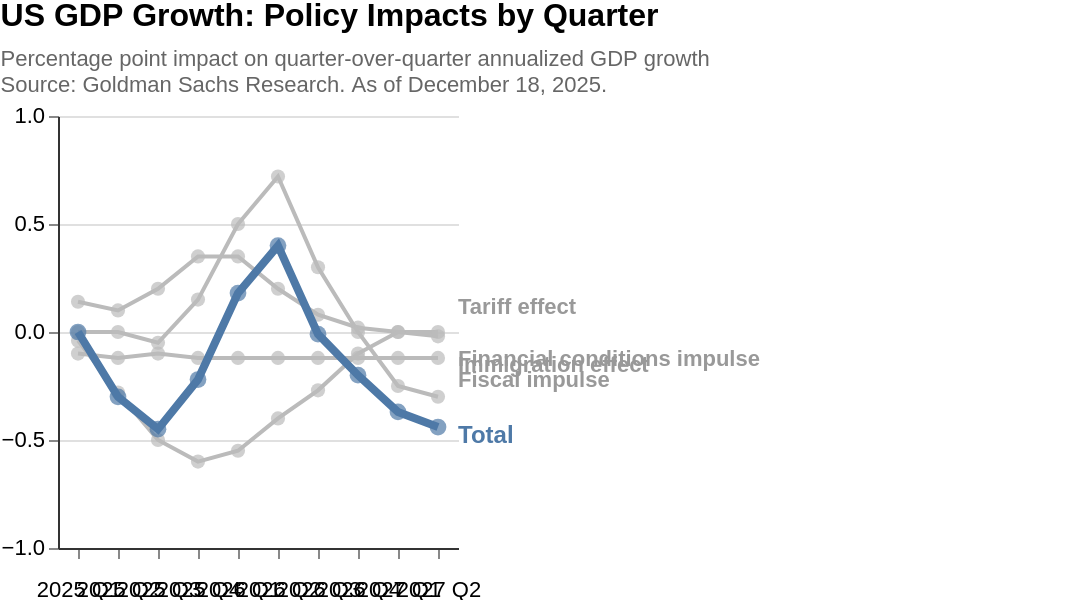

Write the Vega-Lite specification saved for this chart.
### Vega-Lite specification from a JSON file in a GitHub repository (floating-point values rounded to 4 significant figures)
{"$schema": "https://vega.github.io/schema/vega-lite/v5.json", "title": {"text": "US GDP Growth: Policy Impacts by Quarter", "subtitle": ["Percentage point impact on quarter-over-quarter annualized GDP growth", "Source: Goldman Sachs Research. As of December 18, 2025."], "anchor": "start", "fontSize": 16, "fontWeight": "bold", "subtitleFontSize": 11, "subtitleColor": "#666", "subtitlePadding": 8}, "width": "container", "height": "container", "autosize": {"type": "fit", "contains": "padding"}, "background": "white", "padding": {"right": 160}, "data": {"values": [{"order": 1, "quarter": "2025 Q1", "series": "Financial conditions impulse", "value": 0.14}, {"order": 1, "quarter": "2025 Q1", "series": "Fiscal impulse", "value": 0.0}, {"order": 1, "quarter": "2025 Q1", "series": "Tariff effect", "value": -0.04}, {"order": 1, "quarter": "2025 Q1", "series": "Immigration effect", "value": -0.1}, {"order": 2, "quarter": "2025 Q2", "series": "Financial conditions impulse", "value": 0.1}, {"order": 2, "quarter": "2025 Q2", "series": "Fiscal impulse", "value": 0.0}, {"order": 2, "quarter": "2025 Q2", "series": "Tariff effect", "value": -0.28}, {"order": 2, "quarter": "2025 Q2", "series": "Immigration effect", "value": -0.12}, {"order": 3, "quarter": "2025 Q3", "series": "Financial conditions impulse", "value": 0.2}, {"order": 3, "quarter": "2025 Q3", "series": "Tariff effect", "value": -0.5}, {"order": 3, "quarter": "2025 Q3", "series": "Immigration effect", "value": -0.1}, {"order": 3, "quarter": "2025 Q3", "series": "Fiscal impulse", "value": -0.05}, {"order": 4, "quarter": "2025 Q4", "series": "Financial conditions impulse", "value": 0.35}, {"order": 4, "quarter": "2025 Q4", "series": "Fiscal impulse", "value": 0.15}, {"order": 4, "quarter": "2025 Q4", "series": "Tariff effect", "value": -0.6}, {"order": 4, "quarter": "2025 Q4", "series": "Immigration effect", "value": -0.12}, {"order": 5, "quarter": "2026 Q1", "series": "Financial conditions impulse", "value": 0.35}, {"order": 5, "quarter": "2026 Q1", "series": "Fiscal impulse", "value": 0.5}, {"order": 5, "quarter": "2026 Q1", "series": "Tariff effect", "value": -0.55}, {"order": 5, "quarter": "2026 Q1", "series": "Immigration effect", "value": -0.12}, {"order": 6, "quarter": "2026 Q2", "series": "Financial conditions impulse", "value": 0.2}, {"order": 6, "quarter": "2026 Q2", "series": "Fiscal impulse", "value": 0.72}, {"order": 6, "quarter": "2026 Q2", "series": "Tariff effect", "value": -0.4}, {"order": 6, "quarter": "2026 Q2", "series": "Immigration effect", "value": -0.12}, {"order": 7, "quarter": "2026 Q3", "series": "Financial conditions impulse", "value": 0.08}, {"order": 7, "quarter": "2026 Q3", "series": "Fiscal impulse", "value": 0.3}, {"order": 7, "quarter": "2026 Q3", "series": "Tariff effect", "value": -0.27}, {"order": 7, "quarter": "2026 Q3", "series": "Immigration effect", "value": -0.12}, {"order": 8, "quarter": "2026 Q4", "series": "Financial conditions impulse", "value": 0.02}, {"order": 8, "quarter": "2026 Q4", "series": "Fiscal impulse", "value": 0.0}, {"order": 8, "quarter": "2026 Q4", "series": "Tariff effect", "value": -0.1}, {"order": 8, "quarter": "2026 Q4", "series": "Immigration effect", "value": -0.12}, {"order": 9, "quarter": "2027 Q1", "series": "Financial conditions impulse", "value": 0.0}, {"order": 9, "quarter": "2027 Q1", "series": "Fiscal impulse", "value": -0.25}, {"order": 9, "quarter": "2027 Q1", "series": "Tariff effect", "value": 0.0}, {"order": 9, "quarter": "2027 Q1", "series": "Immigration effect", "value": -0.12}, {"order": 10, "quarter": "2027 Q2", "series": "Financial conditions impulse", "value": -0.02}, {"order": 10, "quarter": "2027 Q2", "series": "Fiscal impulse", "value": -0.3}, {"order": 10, "quarter": "2027 Q2", "series": "Tariff effect", "value": 0.0}, {"order": 10, "quarter": "2027 Q2", "series": "Immigration effect", "value": -0.12}]}, "encoding": {"x": {"field": "quarter", "type": "ordinal", "sort": {"field": "order"}, "axis": {"title": null, "labelAngle": 0, "labelFontSize": 11, "labelPadding": 10, "domain": true, "domainColor": "#333"}}}, "layer": [{"params": [{"name": "highlight", "select": {"type": "point", "fields": ["series"], "on": "pointerover", "clear": "pointerout"}}], "mark": {"type": "line", "strokeWidth": 2}, "encoding": {"y": {"field": "value", "type": "quantitative", "axis": {"title": null, "grid": true, "gridColor": "#e0e0e0", "domain": true, "domainColor": "#333", "labelFontSize": 11, "values": [-1, -0.5, 0, 0.5, 1]}, "scale": {"domain": [-1, 1]}}, "color": {"condition": {"param": "highlight", "empty": false, "field": "series", "type": "nominal", "scale": {"domain": ["Tariff effect", "Immigration effect", "Fiscal impulse", "Financial conditions impulse"], "range": ["#e15759", "#9c755f", "#59a14f", "#f28e2b"]}, "legend": null}, "value": "#bbb"}, "detail": {"field": "series"}, "strokeWidth": {"condition": {"param": "highlight", "empty": false, "value": 3.5}, "value": 2}}}, {"mark": {"type": "circle", "size": 50}, "encoding": {"y": {"field": "value", "type": "quantitative"}, "color": {"condition": {"param": "highlight", "empty": false, "field": "series", "type": "nominal", "scale": {"domain": ["Tariff effect", "Immigration effect", "Fiscal impulse", "Financial conditions impulse"], "range": ["#e15759", "#9c755f", "#59a14f", "#f28e2b"]}, "legend": null}, "value": "#bbb"}, "tooltip": [{"field": "series", "type": "nominal", "title": "Effect"}, {"field": "quarter", "type": "ordinal", "title": "Quarter"}, {"field": "value", "type": "quantitative", "title": "Impact (pp)", "format": ".2f"}]}}, {"transform": [{"filter": "datum.order == 10 && datum.series == 'Tariff effect'"}], "mark": {"type": "text", "align": "left", "dx": 10, "dy": -12, "fontSize": 11, "fontWeight": "bold"}, "encoding": {"y": {"field": "value", "type": "quantitative"}, "text": {"field": "series"}, "color": {"condition": {"param": "highlight", "empty": false, "field": "series", "type": "nominal", "scale": {"domain": ["Tariff effect", "Immigration effect", "Fiscal impulse", "Financial conditions impulse"], "range": ["#e15759", "#9c755f", "#59a14f", "#f28e2b"]}, "legend": null}, "value": "#999"}}}, {"transform": [{"filter": "datum.order == 10 && datum.series == 'Financial conditions impulse'"}], "mark": {"type": "text", "align": "left", "dx": 10, "dy": 12, "fontSize": 11, "fontWeight": "bold"}, "encoding": {"y": {"field": "value", "type": "quantitative"}, "text": {"field": "series"}, "color": {"condition": {"param": "highlight", "empty": false, "field": "series", "type": "nominal", "scale": {"domain": ["Tariff effect", "Immigration effect", "Fiscal impulse", "Financial conditions impulse"], "range": ["#e15759", "#9c755f", "#59a14f", "#f28e2b"]}, "legend": null}, "value": "#999"}}}, {"transform": [{"filter": "datum.order == 10 && datum.series == 'Immigration effect'"}], "mark": {"type": "text", "align": "left", "dx": 10, "dy": 4, "fontSize": 11, "fontWeight": "bold"}, "encoding": {"y": {"field": "value", "type": "quantitative"}, "text": {"field": "series"}, "color": {"condition": {"param": "highlight", "empty": false, "field": "series", "type": "nominal", "scale": {"domain": ["Tariff effect", "Immigration effect", "Fiscal impulse", "Financial conditions impulse"], "range": ["#e15759", "#9c755f", "#59a14f", "#f28e2b"]}, "legend": null}, "value": "#999"}}}, {"transform": [{"filter": "datum.order == 10 && datum.series == 'Fiscal impulse'"}], "mark": {"type": "text", "align": "left", "dx": 10, "dy": -8, "fontSize": 11, "fontWeight": "bold"}, "encoding": {"y": {"field": "value", "type": "quantitative"}, "text": {"field": "series"}, "color": {"condition": {"param": "highlight", "empty": false, "field": "series", "type": "nominal", "scale": {"domain": ["Tariff effect", "Immigration effect", "Fiscal impulse", "Financial conditions impulse"], "range": ["#e15759", "#9c755f", "#59a14f", "#f28e2b"]}, "legend": null}, "value": "#999"}}}, {"transform": [{"aggregate": [{"op": "sum", "field": "value", "as": "total"}], "groupby": ["quarter", "order"]}], "mark": {"type": "line", "strokeWidth": 4, "color": "#4e79a7"}, "encoding": {"y": {"field": "total", "type": "quantitative"}}}, {"transform": [{"aggregate": [{"op": "sum", "field": "value", "as": "total"}], "groupby": ["quarter", "order"]}], "mark": {"type": "point", "filled": true, "size": 70, "color": "#4e79a7"}, "encoding": {"y": {"field": "total", "type": "quantitative"}, "tooltip": [{"value": "Total"}, {"field": "quarter", "type": "ordinal", "title": "Quarter"}, {"field": "total", "type": "quantitative", "title": "Impact (pp)", "format": ".2f"}]}}, {"transform": [{"aggregate": [{"op": "sum", "field": "value", "as": "total"}], "groupby": ["quarter", "order"]}, {"filter": "datum.order == 10"}], "mark": {"type": "text", "align": "left", "dx": 10, "dy": 4, "fontSize": 12, "fontWeight": "bold", "color": "#4e79a7"}, "encoding": {"y": {"field": "total", "type": "quantitative"}, "text": {"value": "Total"}}}], "config": {"view": {"stroke": null}, "axis": {"labelFont": "sans-serif", "titleFont": "sans-serif"}}}
